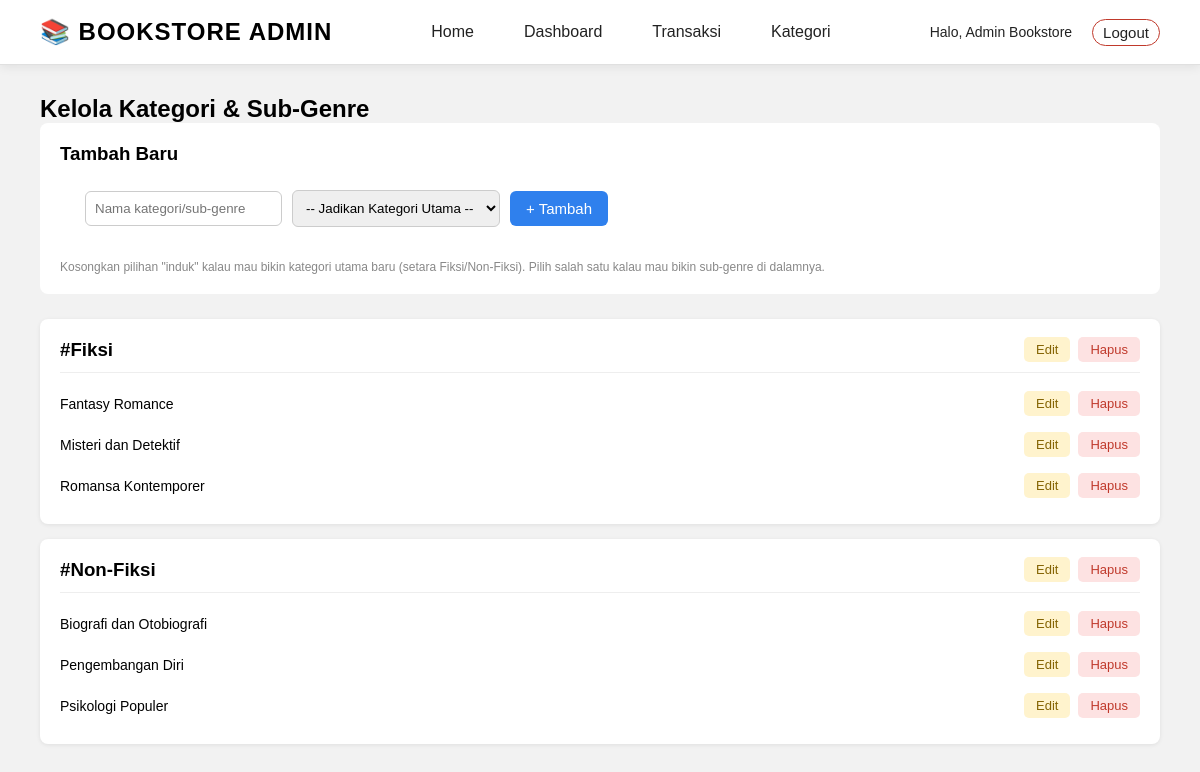
The app's page /admin/kategori.php (signed in) with its own data.
### tables this page shows
CREATE TABLE `categories` (
  `id` int(11) NOT NULL AUTO_INCREMENT,
  `nama_kategori` varchar(100) NOT NULL,
  `parent_id` int(11) DEFAULT NULL,
  PRIMARY KEY (`id`),
  KEY `parent_id` (`parent_id`),
  CONSTRAINT `categories_ibfk_1` FOREIGN KEY (`parent_id`) REFERENCES `categories` (`id`) ON DELETE SET NULL
);

### admin/kategori.php (the view, shortened to what this page needs)
<?php
include '../config.php';
$kategori_utama = mysqli_query($conn, "SELECT * FROM categories WHERE parent_id IS NULL ORDER BY nama_kategori");
?>
<!DOCTYPE html>
<html lang="id">
<head>
    <link rel="stylesheet" href="../assets/css/style.css">
</head>
<body>
    <header class="navbar">
        <div class="logo">📚 BOOKSTORE ADMIN</div>
        <nav class="nav-links">
            <a href="index.php">Home</a>
            <a href="dashboard.php">Dashboard</a>
            <a href="transaksi.php">Transaksi</a>
            <a href="kategori.php">Kategori</a>
        </nav>
        <div class="nav-icons">
            <span class="user-info">Halo, <?php echo $_SESSION['nama']; ?></span>
            <a href="../logout.php" class="logout-link">Logout</a>
        </div>
    </header>
    <section class="admin-section">
        <h2>Kelola Kategori & Sub-Genre</h2>
        <div class="kategori-form-box">
            <h3>Tambah Baru</h3>
            <form method="POST" action="" class="admin-form kategori-inline-form">
                <input type="text" name="nama_kategori" placeholder="Nama kategori/sub-genre" required>
                <select name="parent_id">
                    <option value="">-- Jadikan Kategori Utama --</option>
                </select>
                <button type="submit">+ Tambah</button>
            </form>
            <p style="font-size:12px; color:#888; margin-top:8px;">
                Kosongkan pilihan "induk" kalau mau bikin kategori utama baru (setara Fiksi/Non-Fiksi).
                Pilih salah satu kalau mau bikin sub-genre di dalamnya.
            </p>
        </div>
        <?php while ($main = mysqli_fetch_assoc($kategori_utama)) {
            $main_id = $main['id'];
            $sub_result = mysqli_query($conn, "SELECT * FROM categories WHERE parent_id = $main_id ORDER BY nama_kategori");
        ?>
            <div class="kategori-group">
                <div class="kategori-group-header">
                    <h3>#<?php echo $main['nama_kategori']; ?></h3>
                    <div class="kategori-actions">
                        <a href="edit_kategori.php?id=<?php echo $main['id']; ?>" class="btn-edit">Edit</a>
                        <a href="hapus_kategori.php?id=<?php echo $main['id']; ?>"
                           class="btn-delete"
                           onclick="return confirm('Hapus kategori ini? Semua sub-genre di dalamnya juga akan terhapus!');">Hapus</a>
                    </div>
                </div>
                <ul class="kategori-sub-list">
                    <?php
                    if (mysqli_num_rows($sub_result) == 0) {
                    ?>
                        <li class="kategori-empty">Belum ada sub-genre.</li>
                    <?php
                    } else {
                        while ($sub = mysqli_fetch_assoc($sub_result)) {
                    ?>
                        <li>
                            <span><?php echo $sub['nama_kategori']; ?></span>
                            <div class="kategori-actions">
                                <a href="edit_kategori.php?id=<?php echo $sub['id']; ?>" class="btn-edit">Edit</a>
                                <a href="hapus_kategori.php?id=<?php echo $sub['id']; ?>"
                                   class="btn-delete"
                                   onclick="return confirm('Hapus sub-genre ini?');">Hapus</a>
                            </div>
                        </li>
                    <?php
                        }
                    }
                    ?>
                </ul>
            </div>
        <?php } ?>
    </section>
</body>
</html>

### assets/css/style.css (style rules this page uses)
* { margin: 0; padding: 0; box-sizing: border-box; font-family: Arial, sans-serif; }
body { background-color: #f2f2f2; }
.navbar { display:flex; justify-content:space-between; align-items:center; padding:18px 40px; background:white; border-bottom: 1px solid #e0e0e0; box-shadow:0 2px 10px rgba(0,0,0,.08); position:sticky; top:0; z-index:999; }
.logo { font-size:24px; font-weight:bold; letter-spacing:1px; }
.nav-links { display:flex; gap:50px; }
.nav-links a { text-decoration:none; color:#222; transition:.2s; }
.nav-icons { display:flex; gap:20px; align-items:center; }
.nav-icons a { text-decoration:none; color:#222; font-size: 15px; }
.user-info { display: flex; align-items: center; gap: 6px; font-size: 14px; color: #222; }
.logout-link { text-decoration: none; color: #c0392b; font-size: 13px; border: 1px solid #c0392b; padding: 4px 10px; border-radius: 15px; }
.admin-section { padding: 30px 40px; }
.btn-edit, .btn-delete { padding: 5px 12px; border-radius: 5px; text-decoration: none; font-size: 13px; }
.btn-edit { background: #fff3cd; color: #856404; }
.btn-delete { background: #fde2e2; color: #c0392b; }
.admin-form { display: flex; flex-direction: column; max-width: 500px; background: white; padding: 25px; border-radius: 8px; }
.admin-form input, .admin-form select, .admin-form textarea { padding: 9px; border: 1px solid #ccc; border-radius: 6px; font-family: Arial, sans-serif; }
.admin-form button { margin-top: 20px; padding: 10px; background: #2f80ed; color: white; border: none; border-radius: 6px; font-size: 15px; cursor: pointer; }
.kategori-form-box { background: white; padding: 20px; border-radius: 8px; margin-bottom: 25px; }
.kategori-inline-form { flex-direction: row !important; gap: 10px; align-items: center; }
.kategori-inline-form input, .kategori-inline-form select { flex: 1; padding: 9px; border: 1px solid #ccc; border-radius: 6px; }
.kategori-inline-form button { margin-top: 0 !important; padding: 9px 16px; background: #2f80ed; color: white; border: none; border-radius: 6px; cursor: pointer; white-space: nowrap; }
.kategori-group { background: white; border-radius: 8px; padding: 18px 20px; margin-bottom: 15px; box-shadow: 0 1px 4px rgba(0,0,0,.08); }
.kategori-group-header { display: flex; justify-content: space-between; align-items: center; margin-bottom: 10px; padding-bottom: 10px; border-bottom: 1px solid #eee; }
.kategori-actions { display: flex; gap: 8px; }
.kategori-sub-list { list-style: none; }
.kategori-sub-list li { display: flex; justify-content: space-between; align-items: center; padding: 8px 0; font-size: 14px; }

### records on screen
categories: nama_kategori "Fiksi"
categories: nama_kategori "Fantasy Romance"
categories: nama_kategori "Misteri dan Detektif"
categories: nama_kategori "Romansa Kontemporer"
categories: nama_kategori "Non-Fiksi"
categories: nama_kategori "Biografi dan Otobiografi"
categories: nama_kategori "Pengembangan Diri"
categories: nama_kategori "Psikologi Populer"

### other values on screen
$_SESSION['nama'] "Admin Bookstore"
